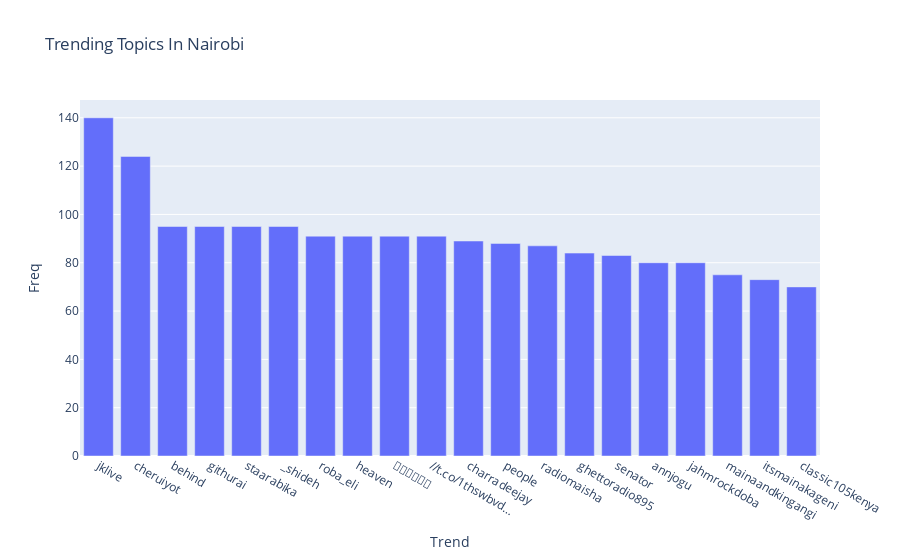

The cell this chart's notebook holds for it:
### Code cell
fig=px.bar(dx,x = "Trend",y ="Freq" ,title='Trending Topics In Nairobi',labels={'x':'Trends','y':'Counts'})
fig

### Figure 1 — Plotly figure (JSON) as saved in the notebook; plotly's stock layout.template omitted (floating-point values rounded to 4 significant figures)
{"data": [{"alignmentgroup": "True", "hoverlabel": {"namelength": 0}, "hovertemplate": "Trend=%{x}<br>Freq=%{y}", "legendgroup": "", "marker": {"color": "#636efa"}, "name": "", "offsetgroup": "", "orientation": "v", "showlegend": false, "textposition": "auto", "type": "bar", "x": ["jklive", "cheruiyot", "behind", "githurai", "staarabika", "_shideh", "roba_eli", "heaven", "🤣🤣🤣🤣🤣🤣", "//t.co/1thswbvd…", "charradeejay", "people", "radiomaisha", "ghettoradio895", "senator", "annjogu", "jahmrockdoba", "mainaandkingangi", "itsmainakageni", "classic105kenya"], "xaxis": "x", "y": [140, 124, 95, 95, 95, 95, 91, 91, 91, 91, 89, 88, 87, 84, 83, 80, 80, 75, 73, 70], "yaxis": "y"}], "layout": {"barmode": "relative", "legend": {"tracegroupgap": 0}, "title": {"text": "Trending Topics In Nairobi"}, "xaxis": {"anchor": "y", "domain": [0, 1], "title": {"text": "Trend"}}, "yaxis": {"anchor": "x", "domain": [0, 1], "title": {"text": "Freq"}}}}
